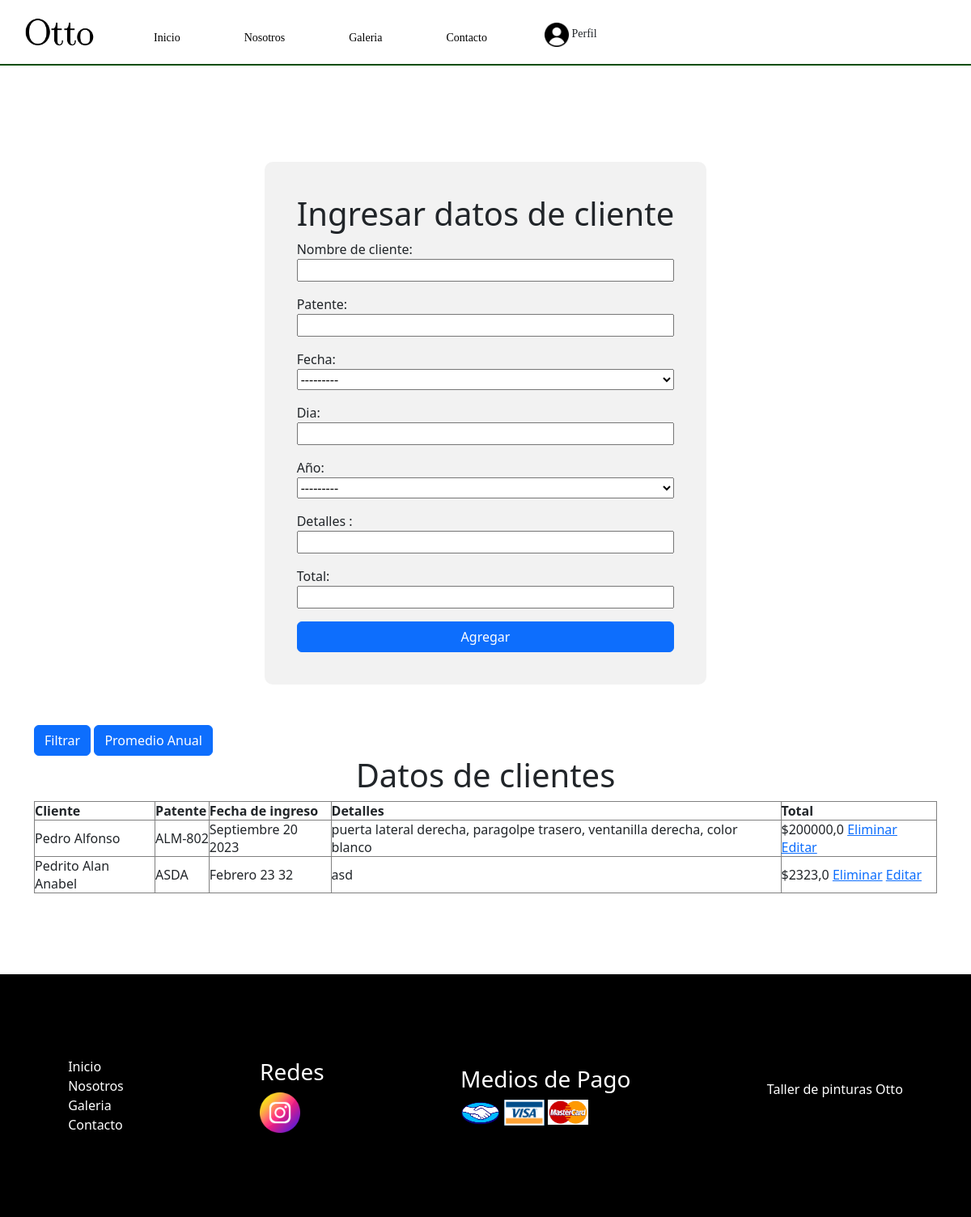
Page /clientes/ (signed in) on the earlier database version.
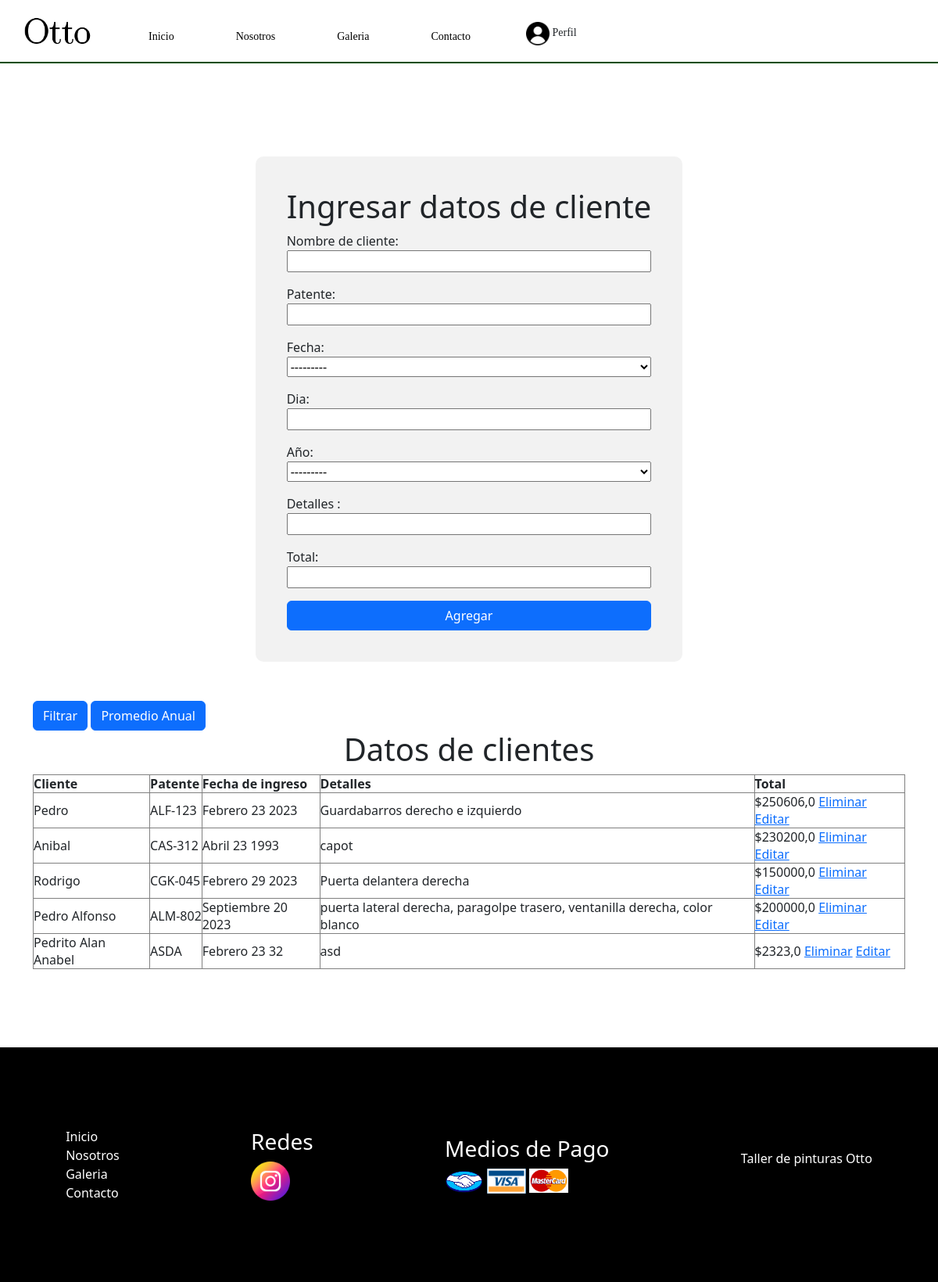
Same page on the later database version.
### APP/models.py (models this page shows, shortened)
class Clientes(models.Model):
    MESES = [
    ('Enero','Enero'),
    ('Febrero', 'Febrero'),
    ('Marzo', 'Marzo'),
    ('Abril','Abril'),
    ('Mayo', 'Mayo'),
    ('Junio', 'Junio'),
    ('Julio','Julio'),
    ('Agosto', 'Gato'),
    ('Septiembre', 'Septiembre'),
    ('Octubre','Octubre'),
    ('Noviembre', 'Noviembre'),
    ('Diciembre', 'Diciembre')
    ]
    AGES = [
    (2020, 2020),
    (2021, 2021),
    (2022, 2022),
    (2023, 2023),
    (2024, 2024),
    (2025, 2025),
    (2026, 2026),
    (2027, 2027),
    (2028, 2028),
    (2029, 2029),
    (2030, 2030),
    (2031, 2031)
]
    nombre = models.CharField(max_length=50, verbose_name="Nombre de cliente")
    patente = models.CharField(max_length=20,verbose_name="Patente")
    mes = models.CharField(max_length=50,choices=MESES, verbose_name='Fecha' )
    dia = models.PositiveIntegerField()
    age = models.IntegerField(choices=AGES, verbose_name="Año")
    detalles = models.CharField(max_length=150, verbose_name="Detalles ")
    total = models.FloatField(null=True, blank=True)

### APP/views.py (the view)
# urls.py: path("clientes/" ,lista_clientes, name="clientes"),
@login_required
def lista_clientes(request):
    if request.method == "POST":
        formulario = Datos(request.POST)
        print(formulario)
        if formulario.is_valid:
            datos = formulario.cleaned_data
            nombreMayus = ' '.join(word.capitalize() for word in datos["nombre"].split())
            cliente = Clientes(nombre=nombreMayus,patente=datos["patente"], mes=datos["mes"],dia=datos["dia"],age=datos["age"],detalles=datos["detalles"],total=datos["total"])
            cliente.save()
            clientes = Clientes.objects.all().order_by('-id')
            formulario = Datos()
            return render(request, "APP/clientes.html",{"datos":datos, "formulario" : formulario , "clientes":clientes})
    else:
        formulario = Datos()
        final = Clientes.objects.filter(mes='Septiembre').values_list('total', flat=True)
        print(final)
        for x in final:
            resultado = 0
            final1 = resultado + x
            print(final1)
        clientes = Clientes.objects.all().order_by('-id')
    return render(request, "APP/clientes.html",{"formulario":formulario,"clientes":clientes})

### APP/forms.py
class Datos(forms.ModelForm):
    class Meta:
        model = Clientes
        fields = '__all__'

### APP/templates/APP/clientes.html (shortened to what this page needs)
{% extends "APP/main.html" %}
{% load static %}
{% block css %}
<link rel="stylesheet" href="{% static 'APP/css/cuadro.css' %}">
{% endblock css %}
{% block Main %}
<div class="formulario formularioClientesLogin">
    <form id="formulario" class="loginform" method="POST" enctype=multipart/form-data>
        <h1>Ingresar datos de cliente</h1>
        {{formulario.as_p}}
        <input class="btn btn-primary" type="submit" value="Agregar">
    </form>
</div>
    <div class="contenedorMain">
{% if request.user.is_authenticated %}
<div class="container cuadro">
    <div class="row">
      <div class="col-md-12">
        <a class="btn btn-primary" href={%url "filtro"%}>Filtrar</a>
        <a class="btn btn-primary" href={%url "api"%}>Promedio Anual</a>
          <h1 class="text-center">
              Datos de clientes
            </h1>
        </div>
      <div id="no-more-tables">
          <table class="col-md-12 table-bordered table-striped table-condensed cf">
              <thead class="cf">
                  <tr>
                      <th>Cliente</th>
                      <th>Patente</th>
                      <th class="numeric">Fecha de ingreso</th>
                      <th class="numeric">Detalles</th>
                      <th class="numeric">Total</th>
                    </tr>
                </thead>
          <tbody>
              {% for client in clientes  %}
              <tr>
                <td data-title="Cliente">{{client.nombre}}</td>
                <td data-title="Patente">{{client.patente}}</td>
                <td data-title="Fecha" class="numeric">{{client.mes}} {{client.dia}} {{client.age}}</td>
                <td data-title="Detalles" class="numeric">{{client.detalles}}</td>
                <td data-title="Total" class="numeric">${{client.total}} <a href={% url 'eliminar' client.id %} id="eliminarX">Eliminar</a>
                <a href={% url "editar" client.id %}>Editar</a></td>
            </tr>
            {% endfor %}
            </tbody>
        </table>
    </div>
    </div>
</div>
</div>
{% endif %}
{% endblock Main %}

### APP/templates/APP/main.html (shortened to what this page needs)
<html lang="en">
<head>
    {% load static %}
    <link href="https://cdn.jsdelivr.net/npm/bootstrap@5.3.0/dist/css/bootstrap.min.css" rel="stylesheet">
    <link href="https://cdn.jsdelivr.net/npm/bootstrap@5.3.0/dist/css/bootstrap.min.css" rel="stylesheet">
    <link rel="stylesheet" href="https://cdn.jsdelivr.net/npm/bootstrap-icons@1.6.1/font/bootstrap-icons.css" />
    <link rel="stylesheet"  href="{% static 'APP/css/style.css' %}">
    {% block css %}
    {% endblock css %}
    <link rel="stylesheet" href="{% static 'APP/css/cards2.css' %}">
    <link rel="stylesheet" href="{% static 'APP/css/contacto.css' %}">
    <link rel="stylesheet" href="{% static 'APP/css/loader.css' %}">
</head>
<body class="hidden">
    <nav class="navbar navbar-expand-sm p-3 fixed-top">
        <div class="container-fluid">
          <a class="navbar-brand" href="#">
            <img src="{% static 'APP/img/otto.png' %}" alt="logo otto" class="logo-img" style="width:90px;">
          </a>
            <div class="collapse navbar-collapse" id="collapsibleNavbar">
              <ul class="navbar-nav">
                <li class="nav-item ps-5">
                  <a class="nav-link" href={%url "raiz"%}>Inicio</a>
                </li>
                <li class="nav-item ps-5">
                  <a class="nav-link" href="http://127.0.0.1:8000/#nosotros">Nosotros</a>
                </li>
                <li class="nav-item ps-5">
                  <a class="nav-link" href="http://127.0.0.1:8000/#galeria">Galeria</a>
                </li>
                <li class="nav-item ps-5">
                  <a class="nav-link" href="http://127.0.0.1:8000/#contact">Contacto</a>
                </li>
                  {% if request.user.is_authenticated %}
                  <li class="nav-item ps-5 submenu">
                    <img src="{% static 'APP/img/logo.png' %}" alt="logo perfil" srcset="" width="30px" height="30px">
                    <a >Perfil</a>
                </li>
                  {% endif %}
              </ul>
            </div>
          </div>
    </nav>
{% block Main %}
{% endblock Main %}
<footer>
  <div class="footer">
    <div class="footerNav">
      <a href="">Inicio</a>
      <a href="">Nosotros</a>
      <a href="">Galeria</a>
      <a href="">Contacto</a>
    </div>
    <div class="redes">
      <h3>Redes</h3>
      <img src="{%static 'APP/img/instaLogo.png'%}" alt="logo de instagram" srcset="" width="50px">
    </div>
    <div className="pagos">
      <h3>Medios de Pago</h3>
      <div className="pagosLogo">
      <img src="{%static 'APP/img/mercadopago.png'%}" alt="mercado pago" width="50px" height="31.67px" />
      <img src="{%static 'APP/img/visa.png'%}" alt="logo visa" width="50px" />
      <img src="{%static 'APP/img/mastercard.png'%}" alt="logo de mastercard" width="50px" />
      </div>
  </div>
    <p>Taller de pinturas Otto</p>
  </div>
</footer>
</body>
</html>

### APP/static/APP/css/style.css (style rules this page uses)
.navbar { background-color: white; font-family: 'Arbutus Slab'; font-size: 14px; transition: top 0.3s ease-in-out; }
.navbar { position: fixed; }
.contenedorMain { margin-bottom: 100px; }
.navbar:before { content: ""; position: absolute; bottom: 0; left: 0; width: 100%; height: 2px; background-color: #004d00; transform: scaleX(0); transition: transform 0.3s ease-in-out; }
.logo-img { transition: transform 0.3s ease-in-out; }
.navbar-nav { list-style: none; padding: 0; }
.nav-item { display: inline-block; margin-right: 15px; position: relative; padding-top: 12px; }
.nav-link { position: relative; display: inline-block; text-decoration: none; color: #000; transition: transform 0.3s ease-in-out; }
.nav-link:before { content: ''; position: absolute; bottom: 0; left: 0; width: 0; height: 2px; background-color: #000; transition: width 0.5s ease-in-out; }
.footerNav { display: flex; flex-direction: column; }
.footer { height: 300px; background-color: black; color: white; display: flex; flex-direction: row; align-items: center; justify-content: space-around; flex-wrap: wrap; }
.footer a { text-decoration: none; color: white; }
.formulario { display: flex; width: 100%; flex-direction: column; justify-content: center; align-items: center; margin-top: 50px; }
.formularioClientesLogin { margin-top: 200px; }
form { display: flex; flex-direction: column; }
form p { display: flex; flex-direction: column; }
.loginform { background-color: hsl(0, 0%, 95%); padding: 40px; border-radius: 10px; }
.cuadro { margin-top: 50px; }
.submenu { position: relative; }
.submenu a { text-decoration: none; color: black; }

### APP/static/APP/css/cards2.css (style rules this page uses)
:root { font-size: 16px; font-family: "Poppins"; --color-1: hsl(0, 0%, 5%); --color-2: hsl(0, 0%, 95%); --color-3: hsl(0, 0%, 30%); --color-4: hsla(0, 0%, 55%, 0.5); --color-5: hsl(35, 81%, 56%); --bottom-margin: 1rem; }
*, *::before, *::after { padding: 0; margin: 0; }

### APP/static/APP/css/contacto.css (style rules this page uses)
body { margin: 0; padding: 0; }

Differences in the rows shown:
added Clientes: nombre "Pedro", patente "ALF-123", mes "Febrero", dia "23", age "2023", detalles "Guardabarros derecho e izquierdo", total "250606,0"
added Clientes: nombre "Anibal", patente "CAS-312", mes "Abril", dia "23", age "1993", detalles "capot", total "230200,0"
added Clientes: nombre "Rodrigo", patente "CGK-045", mes "Febrero", dia "29", age "2023", detalles "Puerta delantera derecha", total "150000,0"
